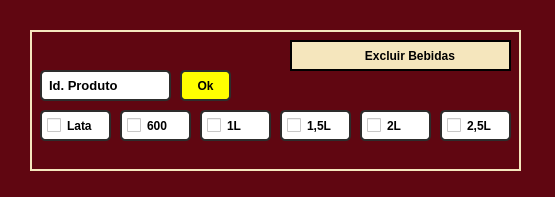
<?xml version="1.0" encoding="UTF-8"?>
<ui version="4.0">
 <class>Dialog</class>
 <widget class="QDialog" name="Dialog">
  <property name="geometry">
   <rect>
    <x>0</x>
    <y>0</y>
    <width>555</width>
    <height>197</height>
   </rect>
  </property>
  <property name="minimumSize">
   <size>
    <width>555</width>
    <height>197</height>
   </size>
  </property>
  <property name="maximumSize">
   <size>
    <width>555</width>
    <height>197</height>
   </size>
  </property>
  <property name="windowTitle">
   <string>Excluir Bebidas</string>
  </property>
  <layout class="QHBoxLayout" name="horizontalLayout">
   <property name="spacing">
    <number>0</number>
   </property>
   <property name="leftMargin">
    <number>0</number>
   </property>
   <property name="topMargin">
    <number>0</number>
   </property>
   <property name="rightMargin">
    <number>0</number>
   </property>
   <property name="bottomMargin">
    <number>0</number>
   </property>
   <item>
    <widget class="QFrame" name="frame">
     <property name="styleSheet">
      <string notr="true">background-color: rgb(96, 6, 17);</string>
     </property>
     <property name="frameShape">
      <enum>QFrame::NoFrame</enum>
     </property>
     <property name="frameShadow">
      <enum>QFrame::Raised</enum>
     </property>
     <widget class="QFrame" name="frame_2">
      <property name="geometry">
       <rect>
        <x>30</x>
        <y>30</y>
        <width>491</width>
        <height>141</height>
       </rect>
      </property>
      <property name="styleSheet">
       <string notr="true">border: 2px solid rgb(245, 230, 189);</string>
      </property>
      <property name="frameShape">
       <enum>QFrame::StyledPanel</enum>
      </property>
      <property name="frameShadow">
       <enum>QFrame::Raised</enum>
      </property>
      <widget class="QCheckBox" name="lata">
       <property name="geometry">
        <rect>
         <x>10</x>
         <y>80</y>
         <width>71</width>
         <height>31</height>
        </rect>
       </property>
       <property name="font">
        <font>
         <weight>75</weight>
         <bold>true</bold>
        </font>
       </property>
       <property name="styleSheet">
        <string notr="true">QCheckBox{
	border: 2px solid rgb(45, 45, 45);
 	border-radius: 5px;
    padding: 5px;
     color: rgb(0,0,0);
	background-color: rgb(255, 255, 255);
}
QCheckBox:hover{
	border: 2px solid rgb(55, 55, 55);
    color: rgb(0,0,0);
}
QCheckBox:focus{
	border: 2px solid rgb(255, 207, 0);
     color: rgb(0, 0, 0);
}</string>
       </property>
       <property name="text">
        <string>Lata</string>
       </property>
      </widget>
      <widget class="QCheckBox" name="s600">
       <property name="geometry">
        <rect>
         <x>90</x>
         <y>80</y>
         <width>71</width>
         <height>31</height>
        </rect>
       </property>
       <property name="font">
        <font>
         <weight>75</weight>
         <bold>true</bold>
        </font>
       </property>
       <property name="styleSheet">
        <string notr="true">QCheckBox{
	border: 2px solid rgb(45, 45, 45);
 	border-radius: 5px;
    padding: 5px;
     color: rgb(0,0,0);
	background-color: rgb(255, 255, 255);
}
QCheckBox:hover{
	border: 2px solid rgb(55, 55, 55);
    color: rgb(0,0,0);
}
QCheckBox:focus{
	border: 2px solid rgb(255, 207, 0);
     color: rgb(0, 0, 0);
}</string>
       </property>
       <property name="text">
        <string>600</string>
       </property>
      </widget>
      <widget class="QCheckBox" name="umLitro">
       <property name="geometry">
        <rect>
         <x>170</x>
         <y>80</y>
         <width>71</width>
         <height>31</height>
        </rect>
       </property>
       <property name="font">
        <font>
         <weight>75</weight>
         <bold>true</bold>
        </font>
       </property>
       <property name="styleSheet">
        <string notr="true">QCheckBox{
	border: 2px solid rgb(45, 45, 45);
 	border-radius: 5px;
    padding: 5px;
     color: rgb(0,0,0);
	background-color: rgb(255, 255, 255);
}
QCheckBox:hover{
	border: 2px solid rgb(55, 55, 55);
    color: rgb(0,0,0);
}
QCheckBox:focus{
	border: 2px solid rgb(255, 207, 0);
     color: rgb(0, 0, 0);
}</string>
       </property>
       <property name="text">
        <string>1L</string>
       </property>
      </widget>
      <widget class="QCheckBox" name="umLmeio">
       <property name="geometry">
        <rect>
         <x>250</x>
         <y>80</y>
         <width>71</width>
         <height>31</height>
        </rect>
       </property>
       <property name="font">
        <font>
         <weight>75</weight>
         <bold>true</bold>
        </font>
       </property>
       <property name="styleSheet">
        <string notr="true">QCheckBox{
	border: 2px solid rgb(45, 45, 45);
 	border-radius: 5px;
    padding: 5px;
     color: rgb(0,0,0);
	background-color: rgb(255, 255, 255);
}
QCheckBox:hover{
	border: 2px solid rgb(55, 55, 55);
    color: rgb(0,0,0);
}
QCheckBox:focus{
	border: 2px solid rgb(255, 207, 0);
     color: rgb(0, 0, 0);
}</string>
       </property>
       <property name="text">
        <string>1,5L</string>
       </property>
      </widget>
      <widget class="QCheckBox" name="doisLmeio">
       <property name="geometry">
        <rect>
         <x>410</x>
         <y>80</y>
         <width>71</width>
         <height>31</height>
        </rect>
       </property>
       <property name="font">
        <font>
         <weight>75</weight>
         <bold>true</bold>
        </font>
       </property>
       <property name="styleSheet">
        <string notr="true">QCheckBox{
	border: 2px solid rgb(45, 45, 45);
 	border-radius: 5px;
    padding: 5px;
     color: rgb(0,0,0);
	background-color: rgb(255, 255, 255);
}
QCheckBox:hover{
	border: 2px solid rgb(55, 55, 55);
    color: rgb(0,0,0);
}
QCheckBox:focus{
	border: 2px solid rgb(255, 207, 0);
     color: rgb(0, 0, 0);
}</string>
       </property>
       <property name="text">
        <string>2,5L</string>
       </property>
      </widget>
      <widget class="QCheckBox" name="doisLitros">
       <property name="geometry">
        <rect>
         <x>330</x>
         <y>80</y>
         <width>71</width>
         <height>31</height>
        </rect>
       </property>
       <property name="font">
        <font>
         <weight>75</weight>
         <bold>true</bold>
        </font>
       </property>
       <property name="styleSheet">
        <string notr="true">QCheckBox{
	border: 2px solid rgb(45, 45, 45);
 	border-radius: 5px;
    padding: 5px;
     color: rgb(0,0,0);
	background-color: rgb(255, 255, 255);
}
QCheckBox:hover{
	border: 2px solid rgb(55, 55, 55);
    color: rgb(0,0,0);
}
QCheckBox:focus{
	border: 2px solid rgb(255, 207, 0);
     color: rgb(0, 0, 0);
}</string>
       </property>
       <property name="text">
        <string>2L</string>
       </property>
      </widget>
      <widget class="QLineEdit" name="id_excluir_bebidas">
       <property name="geometry">
        <rect>
         <x>10</x>
         <y>40</y>
         <width>131</width>
         <height>31</height>
        </rect>
       </property>
       <property name="font">
        <font>
         <pointsize>10</pointsize>
         <weight>75</weight>
         <bold>true</bold>
         <kerning>true</kerning>
        </font>
       </property>
       <property name="styleSheet">
        <string notr="true">QLineEdit{
	border: 2px solid rgb(45, 45, 45);
 	border-radius: 5px;
    padding: 5px;
     color: rgb(255,275,275);
	background-color: rgb(255, 255, 255);
}
QLineEdit:hover{
	border: 2px solid rgb(55, 55, 55);
    color: rgb(0,0,0);
}
QLineEdit:focus{
	border: 2px solid rgb(255, 207, 0);
     color: rgb(0, 0, 0);
}</string>
       </property>
       <property name="text">
        <string/>
       </property>
       <property name="placeholderText">
        <string>Id. Produto</string>
       </property>
      </widget>
      <widget class="QFrame" name="frame_8">
       <property name="geometry">
        <rect>
         <x>260</x>
         <y>10</y>
         <width>221</width>
         <height>31</height>
        </rect>
       </property>
       <property name="styleSheet">
        <string notr="true">background-color: rgb(245, 230, 189);
border: 2px solid rgb(255, 275, 275);
border-radius: 0px;</string>
       </property>
       <property name="frameShape">
        <enum>QFrame::StyledPanel</enum>
       </property>
       <property name="frameShadow">
        <enum>QFrame::Raised</enum>
       </property>
       <widget class="QLabel" name="label_12">
        <property name="geometry">
         <rect>
          <x>40</x>
          <y>6</y>
          <width>141</width>
          <height>20</height>
         </rect>
        </property>
        <property name="font">
         <font>
          <weight>75</weight>
          <bold>true</bold>
         </font>
        </property>
        <property name="styleSheet">
         <string notr="true">QLabel{
border: 2px solid rgb(245, 230, 189);

}</string>
        </property>
        <property name="text">
         <string>         Excluir Bebidas</string>
        </property>
       </widget>
      </widget>
      <widget class="QPushButton" name="ok">
       <property name="geometry">
        <rect>
         <x>150</x>
         <y>40</y>
         <width>51</width>
         <height>31</height>
        </rect>
       </property>
       <property name="font">
        <font>
         <weight>75</weight>
         <bold>true</bold>
        </font>
       </property>
       <property name="styleSheet">
        <string notr="true">QPushButton{
	border: 2px solid rgb(45, 45, 45);
 	border-radius: 5px;
    padding: 5px;
     color: rgb(255,275,275);
	background-color: rgb(255, 255, 0);
}
QPushButton:hover{
	border: 2px solid rgb(55, 55, 55);
    color: rgb(0,0,0);
}
QPushButton:focus{
	border: 2px solid rgb(255, 207, 0);
     color: rgb(0, 0, 0);
}</string>
       </property>
       <property name="text">
        <string>Ok</string>
       </property>
      </widget>
     </widget>
    </widget>
   </item>
  </layout>
 </widget>
 <resources/>
 <connections/>
</ui>
